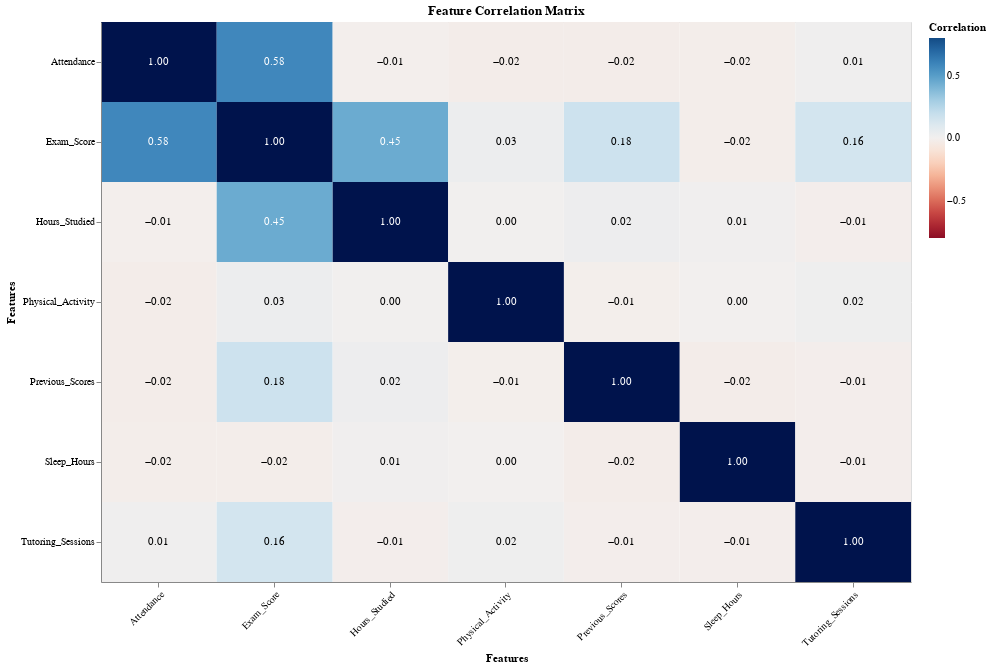

The notebook cell this image was saved under:
### Code cell
# CORRELATION HEATMAP

df_numeric = df.select_dtypes(include='number')
corr = df_numeric.corr()

corr_long = corr.reset_index().melt(id_vars='index',
                                     var_name='Feature2',
                                     value_name='Correlation')
corr_long.rename(columns={'index': 'Feature1'}, inplace=True)


heatmap = alt.Chart(corr_long).mark_rect().encode(
    x=alt.X('Feature2:N', 
            title='Features',
            axis=alt.Axis(labelAngle=-45)),
    y=alt.Y('Feature1:N', 
            title='Features'),
    color=alt.Color('Correlation:Q',
                    scale=alt.Scale(scheme='redblue', domain=(-0.8, 0.8))),
    tooltip=[
        'Feature1', 
        'Feature2', 
        alt.Tooltip('Correlation:Q', format='.2f')
    ]
).properties(
    width=810,
    height=560,
    title='Feature Correlation Matrix'
)

text = alt.Chart(corr_long).mark_text().encode(
    x='Feature2:N',
    y='Feature1:N',
    text=alt.Text('Correlation:Q', format='.2f'),
    color=alt.condition(
        "datum.Correlation > 0.3 || datum.Correlation < -0.3",
        alt.value('white'),
        alt.value('black')
    )
)


corr_heatmap = heatmap + text
corr_heatmap

#corr_heatmap.save('vis3.html')

### Figure 1 — Vega-Lite specification as saved in the notebook (floating-point values rounded to 4 significant figures)
{"config": {"view": {"continuousWidth": 300, "continuousHeight": 300}}, "layer": [{"mark": {"type": "rect"}, "encoding": {"color": {"field": "Correlation", "scale": {"domain": [-0.8, 0.8], "scheme": "redblue"}, "type": "quantitative"}, "tooltip": [{"field": "Feature1", "type": "nominal"}, {"field": "Feature2", "type": "nominal"}, {"field": "Correlation", "format": ".2f", "type": "quantitative"}], "x": {"axis": {"labelAngle": -45}, "field": "Feature2", "title": "Features", "type": "nominal"}, "y": {"field": "Feature1", "title": "Features", "type": "nominal"}}, "title": "Feature Correlation Matrix"}, {"mark": {"type": "text"}, "encoding": {"color": {"condition": {"test": "datum.Correlation > 0.3 || datum.Correlation < -0.3", "value": "white"}, "value": "black"}, "text": {"field": "Correlation", "format": ".2f", "type": "quantitative"}, "x": {"field": "Feature2", "type": "nominal"}, "y": {"field": "Feature1", "type": "nominal"}}}], "data": {"name": "data-195180cace7ff5fcfb825c8727763002"}, "height": 560, "width": 810, "$schema": "https://vega.github.io/schema/vega-lite/v5.20.1.json", "datasets": {"data-195180cace7ff5fcfb825c8727763002": [{"Feature1": "Hours_Studied", "Feature2": "Hours_Studied", "Correlation": 1.0}, {"Feature1": "Attendance", "Feature2": "Hours_Studied", "Correlation": -0.009908}, {"Feature1": "Sleep_Hours", "Feature2": "Hours_Studied", "Correlation": 0.01098}, {"Feature1": "Previous_Scores", "Feature2": "Hours_Studied", "Correlation": 0.02485}, {"Feature1": "Tutoring_Sessions", "Feature2": "Hours_Studied", "Correlation": -0.01428}, {"Feature1": "Physical_Activity", "Feature2": "Hours_Studied", "Correlation": 0.004624}, {"Feature1": "Exam_Score", "Feature2": "Hours_Studied", "Correlation": 0.4455}, {"Feature1": "Hours_Studied", "Feature2": "Attendance", "Correlation": -0.009908}, {"Feature1": "Attendance", "Feature2": "Attendance", "Correlation": 1.0}, {"Feature1": "Sleep_Hours", "Feature2": "Attendance", "Correlation": -0.01592}, {"Feature1": "Previous_Scores", "Feature2": "Attendance", "Correlation": -0.02019}, {"Feature1": "Tutoring_Sessions", "Feature2": "Attendance", "Correlation": 0.01432}, {"Feature1": "Physical_Activity", "Feature2": "Attendance", "Correlation": -0.02243}, {"Feature1": "Exam_Score", "Feature2": "Attendance", "Correlation": 0.5811}, {"Feature1": "Hours_Studied", "Feature2": "Sleep_Hours", "Correlation": 0.01098}, {"Feature1": "Attendance", "Feature2": "Sleep_Hours", "Correlation": -0.01592}, {"Feature1": "Sleep_Hours", "Feature2": "Sleep_Hours", "Correlation": 1.0}, {"Feature1": "Previous_Scores", "Feature2": "Sleep_Hours", "Correlation": -0.02175}, {"Feature1": "Tutoring_Sessions", "Feature2": "Sleep_Hours", "Correlation": -0.01222}, {"Feature1": "Physical_Activity", "Feature2": "Sleep_Hours", "Correlation": -0.0003781}, {"Feature1": "Exam_Score", "Feature2": "Sleep_Hours", "Correlation": -0.01702}, {"Feature1": "Hours_Studied", "Feature2": "Previous_Scores", "Correlation": 0.02485}, {"Feature1": "Attendance", "Feature2": "Previous_Scores", "Correlation": -0.02019}, {"Feature1": "Sleep_Hours", "Feature2": "Previous_Scores", "Correlation": -0.02175}, {"Feature1": "Previous_Scores", "Feature2": "Previous_Scores", "Correlation": 1.0}, {"Feature1": "Tutoring_Sessions", "Feature2": "Previous_Scores", "Correlation": -0.01312}, {"Feature1": "Physical_Activity", "Feature2": "Previous_Scores", "Correlation": -0.01127}, {"Feature1": "Exam_Score", "Feature2": "Previous_Scores", "Correlation": 0.1751}, {"Feature1": "Hours_Studied", "Feature2": "Tutoring_Sessions", "Correlation": -0.01428}, {"Feature1": "Attendance", "Feature2": "Tutoring_Sessions", "Correlation": 0.01432}, {"Feature1": "Sleep_Hours", "Feature2": "Tutoring_Sessions", "Correlation": -0.01222}, {"Feature1": "Previous_Scores", "Feature2": "Tutoring_Sessions", "Correlation": -0.01312}, {"Feature1": "Tutoring_Sessions", "Feature2": "Tutoring_Sessions", "Correlation": 1.0}, {"Feature1": "Physical_Activity", "Feature2": "Tutoring_Sessions", "Correlation": 0.01773}, {"Feature1": "Exam_Score", "Feature2": "Tutoring_Sessions", "Correlation": 0.1565}, {"Feature1": "Hours_Studied", "Feature2": "Physical_Activity", "Correlation": 0.004624}, {"Feature1": "Attendance", "Feature2": "Physical_Activity", "Correlation": -0.02243}, {"Feature1": "Sleep_Hours", "Feature2": "Physical_Activity", "Correlation": -0.0003781}, {"Feature1": "Previous_Scores", "Feature2": "Physical_Activity", "Correlation": -0.01127}, {"Feature1": "Tutoring_Sessions", "Feature2": "Physical_Activity", "Correlation": 0.01773}, {"Feature1": "Physical_Activity", "Feature2": "Physical_Activity", "Correlation": 1.0}, {"Feature1": "Exam_Score", "Feature2": "Physical_Activity", "Correlation": 0.02782}, {"Feature1": "Hours_Studied", "Feature2": "Exam_Score", "Correlation": 0.4455}, {"Feature1": "Attendance", "Feature2": "Exam_Score", "Correlation": 0.5811}, {"Feature1": "Sleep_Hours", "Feature2": "Exam_Score", "Correlation": -0.01702}, {"Feature1": "Previous_Scores", "Feature2": "Exam_Score", "Correlation": 0.1751}, {"Feature1": "Tutoring_Sessions", "Feature2": "Exam_Score", "Correlation": 0.1565}, {"Feature1": "Physical_Activity", "Feature2": "Exam_Score", "Correlation": 0.02782}, {"Feature1": "Exam_Score", "Feature2": "Exam_Score", "Correlation": 1.0}]}}
